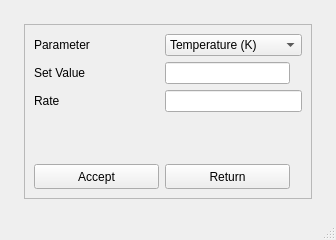
<?xml version="1.0" encoding="UTF-8"?>
<ui version="4.0">
 <class>PPMSCommandWindow</class>
 <widget class="QMainWindow" name="PPMSCommandWindow">
  <property name="geometry">
   <rect>
    <x>0</x>
    <y>0</y>
    <width>336</width>
    <height>216</height>
   </rect>
  </property>
  <property name="sizePolicy">
   <sizepolicy hsizetype="Fixed" vsizetype="Fixed">
    <horstretch>0</horstretch>
    <verstretch>0</verstretch>
   </sizepolicy>
  </property>
  <property name="contextMenuPolicy">
   <enum>Qt::DefaultContextMenu</enum>
  </property>
  <property name="windowTitle">
   <string>Select PPMS command</string>
  </property>
  <property name="animated">
   <bool>false</bool>
  </property>
  <property name="tabShape">
   <enum>QTabWidget::Rounded</enum>
  </property>
  <property name="dockNestingEnabled">
   <bool>false</bool>
  </property>
  <property name="unifiedTitleAndToolBarOnMac">
   <bool>false</bool>
  </property>
  <widget class="QWidget" name="centralwidget">
   <layout class="QGridLayout" name="gridLayout">
    <item row="1" column="0">
     <spacer name="horizontalSpacer">
      <property name="orientation">
       <enum>Qt::Horizontal</enum>
      </property>
      <property name="sizeType">
       <enum>QSizePolicy::Fixed</enum>
      </property>
      <property name="sizeHint" stdset="0">
       <size>
        <width>15</width>
        <height>20</height>
       </size>
      </property>
     </spacer>
    </item>
    <item row="2" column="1">
     <spacer name="verticalSpacer">
      <property name="orientation">
       <enum>Qt::Vertical</enum>
      </property>
      <property name="sizeType">
       <enum>QSizePolicy::Fixed</enum>
      </property>
      <property name="sizeHint" stdset="0">
       <size>
        <width>20</width>
        <height>10</height>
       </size>
      </property>
     </spacer>
    </item>
    <item row="0" column="1">
     <spacer name="verticalSpacer_2">
      <property name="orientation">
       <enum>Qt::Vertical</enum>
      </property>
      <property name="sizeType">
       <enum>QSizePolicy::Fixed</enum>
      </property>
      <property name="sizeHint" stdset="0">
       <size>
        <width>20</width>
        <height>15</height>
       </size>
      </property>
     </spacer>
    </item>
    <item row="1" column="2">
     <spacer name="horizontalSpacer_2">
      <property name="orientation">
       <enum>Qt::Horizontal</enum>
      </property>
      <property name="sizeType">
       <enum>QSizePolicy::Fixed</enum>
      </property>
      <property name="sizeHint" stdset="0">
       <size>
        <width>15</width>
        <height>20</height>
       </size>
      </property>
     </spacer>
    </item>
    <item row="1" column="1">
     <widget class="QFrame" name="frame">
      <property name="sizePolicy">
       <sizepolicy hsizetype="Fixed" vsizetype="Fixed">
        <horstretch>0</horstretch>
        <verstretch>0</verstretch>
       </sizepolicy>
      </property>
      <property name="frameShape">
       <enum>QFrame::StyledPanel</enum>
      </property>
      <property name="frameShadow">
       <enum>QFrame::Raised</enum>
      </property>
      <layout class="QFormLayout" name="formLayout">
       <item row="0" column="0">
        <widget class="QLabel" name="parameterLbl">
         <property name="sizePolicy">
          <sizepolicy hsizetype="Fixed" vsizetype="Preferred">
           <horstretch>0</horstretch>
           <verstretch>0</verstretch>
          </sizepolicy>
         </property>
         <property name="minimumSize">
          <size>
           <width>125</width>
           <height>0</height>
          </size>
         </property>
         <property name="text">
          <string>Parameter</string>
         </property>
         <property name="alignment">
          <set>Qt::AlignLeading|Qt::AlignLeft|Qt::AlignVCenter</set>
         </property>
        </widget>
       </item>
       <item row="0" column="1">
        <widget class="QComboBox" name="parameterComboBox">
         <property name="sizePolicy">
          <sizepolicy hsizetype="Fixed" vsizetype="Preferred">
           <horstretch>0</horstretch>
           <verstretch>0</verstretch>
          </sizepolicy>
         </property>
         <property name="minimumSize">
          <size>
           <width>125</width>
           <height>0</height>
          </size>
         </property>
         <property name="baseSize">
          <size>
           <width>0</width>
           <height>0</height>
          </size>
         </property>
         <property name="editable">
          <bool>false</bool>
         </property>
         <property name="currentIndex">
          <number>0</number>
         </property>
         <property name="frame">
          <bool>true</bool>
         </property>
         <item>
          <property name="text">
           <string>Temperature (K)</string>
          </property>
         </item>
         <item>
          <property name="text">
           <string>Magnetic Field (Oe)</string>
          </property>
         </item>
        </widget>
       </item>
       <item row="1" column="0">
        <widget class="QLabel" name="valLbl">
         <property name="sizePolicy">
          <sizepolicy hsizetype="Fixed" vsizetype="Preferred">
           <horstretch>0</horstretch>
           <verstretch>0</verstretch>
          </sizepolicy>
         </property>
         <property name="minimumSize">
          <size>
           <width>125</width>
           <height>0</height>
          </size>
         </property>
         <property name="text">
          <string>Set Value</string>
         </property>
         <property name="alignment">
          <set>Qt::AlignLeading|Qt::AlignLeft|Qt::AlignVCenter</set>
         </property>
        </widget>
       </item>
       <item row="1" column="1">
        <widget class="QLineEdit" name="valLineEdit">
         <property name="sizePolicy">
          <sizepolicy hsizetype="Fixed" vsizetype="Preferred">
           <horstretch>0</horstretch>
           <verstretch>0</verstretch>
          </sizepolicy>
         </property>
         <property name="minimumSize">
          <size>
           <width>125</width>
           <height>0</height>
          </size>
         </property>
         <property name="maximumSize">
          <size>
           <width>100</width>
           <height>16777215</height>
          </size>
         </property>
        </widget>
       </item>
       <item row="3" column="0">
        <spacer name="verticalSpacer_3">
         <property name="orientation">
          <enum>Qt::Vertical</enum>
         </property>
         <property name="sizeType">
          <enum>QSizePolicy::Fixed</enum>
         </property>
         <property name="sizeHint" stdset="0">
          <size>
           <width>20</width>
           <height>40</height>
          </size>
         </property>
        </spacer>
       </item>
       <item row="5" column="1">
        <widget class="QPushButton" name="returnBtn">
         <property name="sizePolicy">
          <sizepolicy hsizetype="Fixed" vsizetype="Fixed">
           <horstretch>0</horstretch>
           <verstretch>0</verstretch>
          </sizepolicy>
         </property>
         <property name="minimumSize">
          <size>
           <width>125</width>
           <height>25</height>
          </size>
         </property>
         <property name="text">
          <string>Return</string>
         </property>
        </widget>
       </item>
       <item row="5" column="0">
        <widget class="QPushButton" name="acceptBtn">
         <property name="sizePolicy">
          <sizepolicy hsizetype="Fixed" vsizetype="Fixed">
           <horstretch>0</horstretch>
           <verstretch>0</verstretch>
          </sizepolicy>
         </property>
         <property name="minimumSize">
          <size>
           <width>125</width>
           <height>25</height>
          </size>
         </property>
         <property name="text">
          <string>Accept</string>
         </property>
        </widget>
       </item>
       <item row="2" column="0">
        <widget class="QLabel" name="label">
         <property name="text">
          <string>Rate</string>
         </property>
        </widget>
       </item>
       <item row="2" column="1">
        <widget class="QLineEdit" name="lineEdit">
         <property name="sizePolicy">
          <sizepolicy hsizetype="Expanding" vsizetype="Preferred">
           <horstretch>0</horstretch>
           <verstretch>0</verstretch>
          </sizepolicy>
         </property>
        </widget>
       </item>
      </layout>
     </widget>
    </item>
   </layout>
  </widget>
  <widget class="QStatusBar" name="statusbar"/>
 </widget>
 <resources/>
 <connections/>
</ui>
